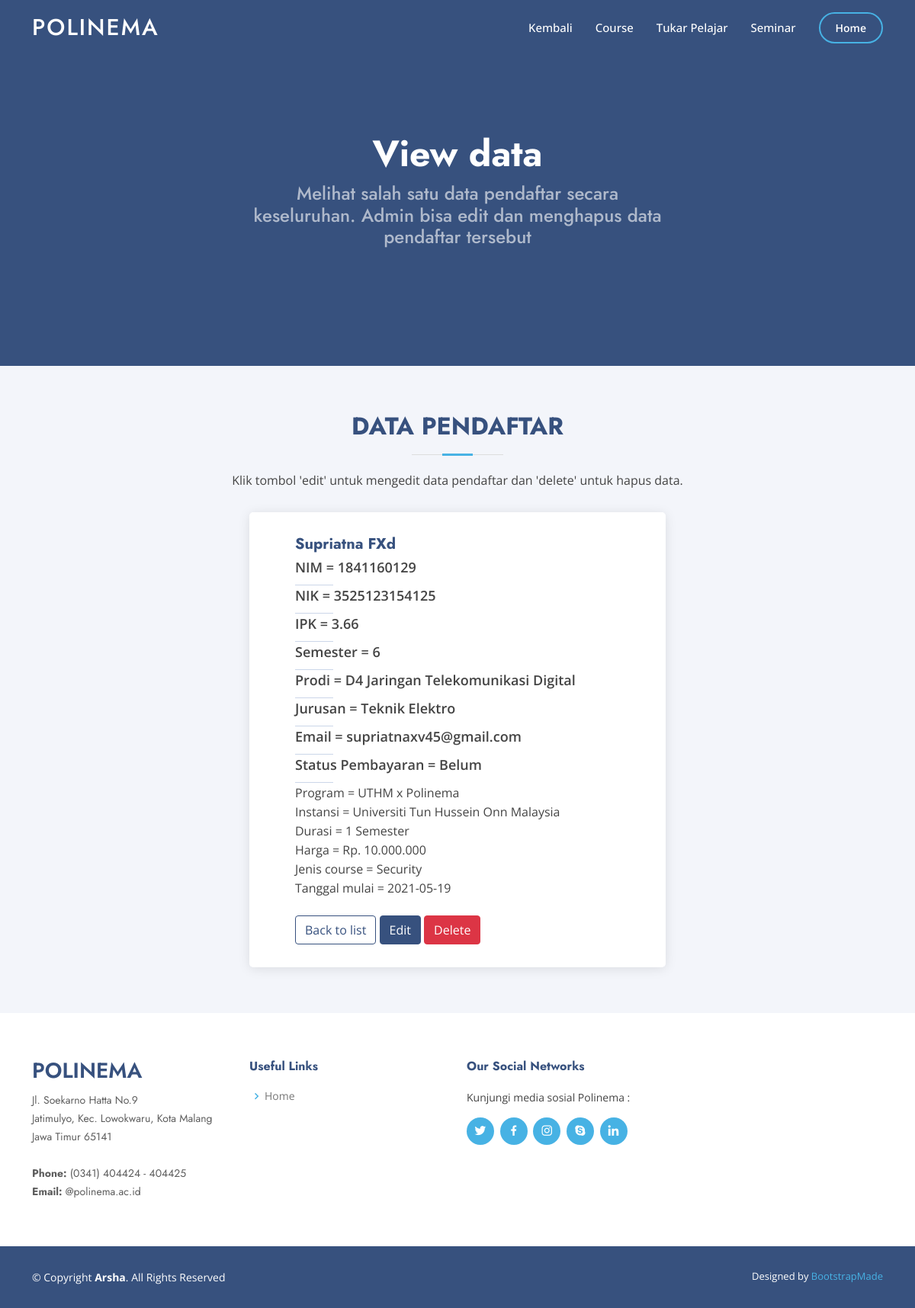
The app's page /viewdatamasukta.php?id=10 with its own data.
### tables this page shows
CREATE TABLE `mahasiswa` (
  `id_mhs` int(11) NOT NULL,
  `nama_mhs` varchar(50) NOT NULL,
  `nim` varchar(15) NOT NULL,
  `nik` varchar(20) DEFAULT NULL,
  `ipk` float DEFAULT NULL,
  `semester` int(11) DEFAULT NULL,
  `prodi` varchar(50) NOT NULL,
  `jurusan` varchar(50) NOT NULL,
  `email` varchar(50) NOT NULL,
  `status_bayar` varchar(10) NOT NULL DEFAULT 'Belum',
  `id_seminar` int(11) DEFAULT NULL,
  `id_tukper` int(11) DEFAULT NULL
);

CREATE TABLE `tukper` (
  `id_tukper` int(11) NOT NULL,
  `program` varchar(100) NOT NULL,
  `instansi` varchar(50) NOT NULL,
  `negara` varchar(30) NOT NULL,
  `durasi_tp` varchar(20) NOT NULL,
  `harga_tp` varchar(30) NOT NULL,
  `course_tp` varchar(50) NOT NULL,
  `tanggalt` date NOT NULL
);

### db/conn.php (called while the page is built, shortened)
<?php
    $host = 'localhost';
    $db = 'internasional';
    $user = 'root';
    $pass = '';
    $charset = 'utf8mb4';
    $dsn = "mysql:host=$host; dbname=$db; charset=$charset";
    try{
        $pdo = new PDO($dsn, $user, $pass);
        $pdo->setAttribute(PDO::ATTR_ERRMODE, PDO::ERRMODE_EXCEPTION);
    } catch(PDOException $e) {
        throw new PDOException($e->getMessage());
    }
    require_once 'crud.php';
    $crud = new crud($pdo);
?>

### db/crud.php (called while the page is built, shortened)
<?php
    class crud{
        private $db;
        function __construct($conn){
            $this->db = $conn;
        }
        public function getMahasiswa2Details($id){
            try{
            $sql = "SELECT * FROM mahasiswa m inner join tukper t on m.id_tukper = t.id_tukper where id_mhs = :id";
            $stmt = $this->db->prepare($sql);
            $stmt->bindparam(':id', $id);
            $stmt->execute();
            $result = $stmt->fetch();
            return $result;
            }catch(PDOException $e){
               echo $e->getMessage();
               return false;
           }
        }
    }
?>

### viewdatamasukta.php (the view, shortened to what this page needs)
<?php
    require_once 'db/conn.php';
        $id = $_GET['id'];
        $result = $crud->getMahasiswa2Details($id);
?>
<!DOCTYPE html>
<html lang="en">
<head>
  <link href="assets/vendor/aos/aos.css" rel="stylesheet">
  <link href="assets/vendor/bootstrap/css/bootstrap.min.css" rel="stylesheet">
  <link href="assets/vendor/bootstrap-icons/bootstrap-icons.css" rel="stylesheet">
  <link href="assets/vendor/boxicons/css/boxicons.min.css" rel="stylesheet">
  <link href="assets/vendor/glightbox/css/glightbox.min.css" rel="stylesheet">
  <link href="assets/vendor/remixicon/remixicon.css" rel="stylesheet">
  <link href="assets/vendor/swiper/swiper-bundle.min.css" rel="stylesheet">
  <link href="assets/css/stylefs.css" rel="stylesheet">
</head>
<body>
  <header id="header" class="fixed-top ">
    <div class="container d-flex align-items-center">
      <h1 class="logo me-auto"><a href="index.php">POLINEMA</a></h1>
      <nav id="navbar" class="navbar">
        <ul>
          <li><a class="nav-link scrollto" href="datamasukta.php">Kembali</a></li>
          <li><a class="nav-link scrollto" href="course.php">Course</a></li>
          <li><a class="nav-link scrollto" href="tukper.php">Tukar Pelajar</a></li>
          <li><a class="nav-link scrollto" href="seminar.php">Seminar</a></li>
          <li><a class="getstarted scrollto" href="index.php">Home</a></li>
        </ul>
      </nav>
    </div>
  </header>
  <section id="hero" class="d-flex align-items-center">
    <div class="container">
      <div class="row d-flex justify-content-center">
        <div style="text-align:center;" class="col-lg-6 d-flex flex-column justify-content-center pt-4 pt-lg-0 order-2 order-lg-1" data-aos="fade-up" data-aos-delay="200">
          <h1>View data</h1>
          <h2>Melihat salah satu data pendaftar secara keseluruhan. Admin bisa edit dan menghapus data pendaftar tersebut </h2>
        </div>
      </div>
    </div>
  </section>
  <main id="main">
    <section id="team" class="team section-bg">
        <div class="container aos-init aos-animate" data-aos="fade-up">
          <div class="section-title">
            <h2>Data Pendaftar</h2>
            <p>Klik tombol 'edit' untuk mengedit data pendaftar dan 'delete' untuk hapus data.</p>
          </div>
            <div class="row d-flex justify-content-center">
                <div class="col-lg-6">
                    <div class="member d-flex align-items-start aos-init aos-animate" data-aos="zoom-in" data-aos-delay="100">
                        <div class="member-info">
                            <h4><?php echo $result['nama_mhs']?></h4>
                            <span>NIM = <?php echo $result['nim']?></span>
                            <span>NIK = <?php echo $result['nik']?></span>
                            <span>IPK = <?php echo $result['ipk']?></span>
                            <span>Semester = <?php echo $result['semester']?></span>
                            <span>Prodi = <?php echo $result['prodi']?></span>
                            <span>Jurusan = <?php echo $result['jurusan']?></span>
                            <span>Email = <?php echo $result['email']?></span>
                            <span>Status Pembayaran = <?php echo $result['status_bayar']?></span>
                            <p>Program = <?php echo $result['program']?></p>
                            <p>Instansi = <?php echo $result['instansi']?></p>
                            <p>Durasi = <?php echo $result['durasi_tp']?></p>
                            <p>Harga = <?php echo $result['harga_tp']?></p>
                            <p>Jenis course = <?php echo $result['course_tp']?></p>
                            <p>Tanggal mulai = <?php echo $result['tanggalt']?></p>
                            <br>
                            <a href="datamasukta.php" class="btn btn-info" style="background-color:white; border-color: #37517e; color:#37517e;">Back to list</a>
                            <a href="editdatamasukta.php?id=<?php echo $result['id_mhs'] ?>" class="btn btn-warning" style="background-color:#37517e; border-color: #37517e; color:white;">Edit</a>
                            <a onclick="return confirm('Are you sure?');" href="deldatamasuktsa.php?id=<?php echo $result['id_mhs'] ?>" class="btn btn-danger">Delete</a>
                        </div>
                    </div>
                </div>
            </div>
        </div>
      </section>
  </main>
  <footer id="footer">
    <div class="footer-top">
      <div class="container">
        <div class="row">
          <div class="col-lg-3 col-md-6 footer-contact">
            <h3>Polinema</h3>
            <p>
              Jl. Soekarno Hatta No.9 <br>
              Jatimulyo, Kec. Lowokwaru, Kota Malang<br>
              Jawa Timur 65141 <br><br>
              <strong>Phone:</strong> (0341) 404424 - 404425<br>
              <strong>Email:</strong> @polinema.ac.id<br>
            </p>
          </div>
          <div class="col-lg-3 col-md-6 footer-links">
            <h4>Useful Links</h4>
            <ul>
              <li><i class="bx bx-chevron-right"></i> <a href="index.php">Home</a></li>
            </ul>
          </div>
          <div class="col-lg-3 col-md-6 footer-links">
            <h4>Our Social Networks</h4>
            <p>Kunjungi media sosial Polinema :</p>
            <div class="social-links mt-3">
              <a href="#" class="twitter"><i class="bx bxl-twitter"></i></a>
              <a href="#" class="facebook"><i class="bx bxl-facebook"></i></a>
              <a href="#" class="instagram"><i class="bx bxl-instagram"></i></a>
              <a href="#" class="google-plus"><i class="bx bxl-skype"></i></a>
              <a href="#" class="linkedin"><i class="bx bxl-linkedin"></i></a>
            </div>
          </div>
        </div>
      </div>
    </div>
    <div class="container footer-bottom clearfix">
      <div class="copyright">
        &copy; Copyright <strong><span>Arsha</span></strong>. All Rights Reserved
      </div>
      <div class="credits">
        Designed by <a href="https://bootstrapmade.com/">BootstrapMade</a>
      </div>
    </div>
  </footer>
</body>
</html>

### assets/css/stylefs.css (style rules this page uses)
body { font-family: "Open Sans", sans-serif; color: #444444; }
a { color: #47b2e4; text-decoration: none; }
h1, h2, h3, h4, h5, h6 { font-family: "Jost", sans-serif; }
#header { transition: all 0.5s; z-index: 997; padding: 15px 0; }
#header .logo { font-size: 30px; margin: 0; padding: 0; line-height: 1; font-weight: 500; letter-spacing: 2px; text-transform: uppercase; }
#header .logo a { color: #fff; }
.navbar { padding: 0; }
.navbar ul { margin: 0; padding: 0; display: flex; list-style: none; align-items: center; }
.navbar li { position: relative; }
.navbar a { display: flex; align-items: center; justify-content: space-between; padding: 10px 0 10px 30px; font-size: 15px; font-weight: 500; color: #fff; white-space: nowrap; transition: 0.3s; }
.navbar .getstarted { padding: 8px 20px; margin-left: 30px; border-radius: 50px; color: #fff; font-size: 14px; border: 2px solid #47b2e4; font-weight: 600; }
#hero { width: 100%; height: 60vh; background: #37517e; }
#hero .container { padding-top: 70px; }
#hero h1 { margin: 0 0 10px 0; font-size: 48px; font-weight: 700; line-height: 56px; color: #fff; }
#hero h2 { color: rgba(255, 255, 255, 0.6); margin-bottom: 50px; font-size: 24px; }
section { padding: 60px 0; overflow: hidden; }
.section-bg { background-color: #f3f5fa; }
.section-title { text-align: center; padding-bottom: 30px; }
.section-title h2 { font-size: 32px; font-weight: bold; text-transform: uppercase; margin-bottom: 20px; padding-bottom: 20px; position: relative; color: #37517e; }
.section-title h2::before { content: ''; position: absolute; display: block; width: 120px; height: 1px; background: #ddd; bottom: 1px; left: calc(50% - 60px); }
.section-title h2::after { content: ''; position: absolute; display: block; width: 40px; height: 3px; background: #47b2e4; bottom: 0; left: calc(50% - 20px); }
.section-title p { margin-bottom: 0; }
.team .member { position: relative; box-shadow: 0px 2px 15px rgba(0, 0, 0, 0.1); padding: 30px; border-radius: 5px; background: #fff; transition: 0.5s; }
.team .member .member-info { padding-left: 30px; }
.team .member h4 { font-weight: 700; margin-bottom: 5px; font-size: 20px; color: #37517e; }
.team .member span { display: block; font-size: 18px; padding-bottom: 10px; position: relative; font-weight: 600; }
.team .member span::after { content: ''; position: absolute; display: block; width: 50px; height: 1px; background: #cbd6e9; bottom: 0; left: 0; }
.team .member p { margin: 1px 0 0 0; font-size: 16px; }
#footer { font-size: 14px; background: #37517e; }
#footer .footer-top { padding: 60px 0 30px 0; background: #fff; }
#footer .footer-top .footer-contact { margin-bottom: 30px; }
#footer .footer-top .footer-contact h3 { font-size: 28px; margin: 0 0 10px 0; padding: 2px 0 2px 0; line-height: 1; text-transform: uppercase; font-weight: 600; color: #37517e; }
#footer .footer-top .footer-contact p { font-size: 14px; line-height: 24px; margin-bottom: 0; font-family: "Jost", sans-serif; color: #5e5e5e; }
#footer .footer-top h4 { font-size: 16px; font-weight: bold; color: #37517e; position: relative; padding-bottom: 12px; }
#footer .footer-top .footer-links { margin-bottom: 30px; }
#footer .footer-top .footer-links ul { list-style: none; padding: 0; margin: 0; }
#footer .footer-top .footer-links ul i { padding-right: 2px; color: #47b2e4; font-size: 18px; line-height: 1; }
#footer .footer-top .footer-links ul li { padding: 10px 0; display: flex; align-items: center; }
#footer .footer-top .footer-links ul li:first-child { padding-top: 0; }
#footer .footer-top .footer-links ul a { color: #777777; transition: 0.3s; display: inline-block; line-height: 1; }
#footer .footer-top .social-links a { font-size: 18px; display: inline-block; background: #47b2e4; color: #fff; line-height: 1; padding: 8px 0; margin-right: 4px; border-radius: 50%; text-align: center; width: 36px; height: 36px; transition: 0.3s; }
#footer .footer-bottom { padding-top: 30px; padding-bottom: 30px; color: #fff; }
#footer .copyright { float: left; }
#footer .credits { float: right; font-size: 13px; }
#footer .credits a { transition: 0.3s; }

### records on screen
mahasiswa: nama_mhs "Supriatna FXd", nim "1841160129", nik "3525123154125", ipk "3.66", semester "6", prodi "D4 Jaringan Telekomunikasi Digital", jurusan "Teknik Elektro", email "supriatnaxv45@gmail.com", status_bayar "Belum", id_tukper.program "UTHM x Polinema", id_tukper.instansi "Universiti Tun Hussein Onn Malaysia", id_tukper.durasi_tp "1 Semester", id_tukper.harga_tp "Rp. 10.000.000", id_tukper.course_tp "Security", id_tukper.tanggalt "2021-05-19"
